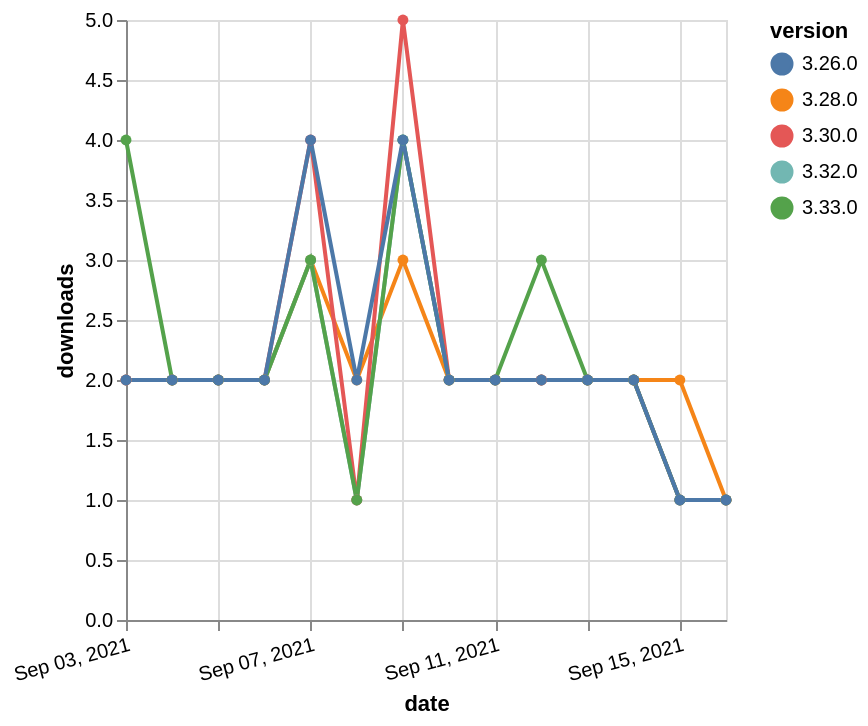

Write a Vega-Lite specification for this figure.
### Vega-Lite specification from a JSON file in a GitHub repository (floating-point values rounded to 4 significant figures)
{"$schema": "https://vega.github.io/schema/vega-lite/v5.json", "description": "A simple bar chart with embedded data.", "data": {"values": [{"date": "2021-09-03", "total": 2570, "delta": 2, "version": "3.28.0"}, {"date": "2021-09-04", "total": 2572, "delta": 2, "version": "3.28.0"}, {"date": "2021-09-05", "total": 2574, "delta": 2, "version": "3.28.0"}, {"date": "2021-09-06", "total": 2576, "delta": 2, "version": "3.28.0"}, {"date": "2021-09-07", "total": 2579, "delta": 3, "version": "3.28.0"}, {"date": "2021-09-08", "total": 2581, "delta": 2, "version": "3.28.0"}, {"date": "2021-09-09", "total": 2584, "delta": 3, "version": "3.28.0"}, {"date": "2021-09-10", "total": 2586, "delta": 2, "version": "3.28.0"}, {"date": "2021-09-11", "total": 2588, "delta": 2, "version": "3.28.0"}, {"date": "2021-09-12", "total": 2590, "delta": 2, "version": "3.28.0"}, {"date": "2021-09-13", "total": 2592, "delta": 2, "version": "3.28.0"}, {"date": "2021-09-14", "total": 2594, "delta": 2, "version": "3.28.0"}, {"date": "2021-09-15", "total": 2596, "delta": 2, "version": "3.28.0"}, {"date": "2021-09-16", "total": 2597, "delta": 1, "version": "3.28.0"}, {"date": "2021-09-03", "total": 2023, "delta": 2, "version": "3.32.0"}, {"date": "2021-09-04", "total": 2025, "delta": 2, "version": "3.32.0"}, {"date": "2021-09-05", "total": 2027, "delta": 2, "version": "3.32.0"}, {"date": "2021-09-06", "total": 2029, "delta": 2, "version": "3.32.0"}, {"date": "2021-09-07", "total": 2032, "delta": 3, "version": "3.32.0"}, {"date": "2021-09-08", "total": 2033, "delta": 1, "version": "3.32.0"}, {"date": "2021-09-09", "total": 2037, "delta": 4, "version": "3.32.0"}, {"date": "2021-09-10", "total": 2039, "delta": 2, "version": "3.32.0"}, {"date": "2021-09-11", "total": 2041, "delta": 2, "version": "3.32.0"}, {"date": "2021-09-12", "total": 2043, "delta": 2, "version": "3.32.0"}, {"date": "2021-09-13", "total": 2045, "delta": 2, "version": "3.32.0"}, {"date": "2021-09-14", "total": 2047, "delta": 2, "version": "3.32.0"}, {"date": "2021-09-15", "total": 2048, "delta": 1, "version": "3.32.0"}, {"date": "2021-09-16", "total": 2049, "delta": 1, "version": "3.32.0"}, {"date": "2021-09-03", "total": 2431, "delta": 2, "version": "3.30.0"}, {"date": "2021-09-04", "total": 2433, "delta": 2, "version": "3.30.0"}, {"date": "2021-09-05", "total": 2435, "delta": 2, "version": "3.30.0"}, {"date": "2021-09-06", "total": 2437, "delta": 2, "version": "3.30.0"}, {"date": "2021-09-07", "total": 2441, "delta": 4, "version": "3.30.0"}, {"date": "2021-09-08", "total": 2442, "delta": 1, "version": "3.30.0"}, {"date": "2021-09-09", "total": 2447, "delta": 5, "version": "3.30.0"}, {"date": "2021-09-10", "total": 2449, "delta": 2, "version": "3.30.0"}, {"date": "2021-09-11", "total": 2451, "delta": 2, "version": "3.30.0"}, {"date": "2021-09-12", "total": 2453, "delta": 2, "version": "3.30.0"}, {"date": "2021-09-13", "total": 2455, "delta": 2, "version": "3.30.0"}, {"date": "2021-09-14", "total": 2457, "delta": 2, "version": "3.30.0"}, {"date": "2021-09-15", "total": 2458, "delta": 1, "version": "3.30.0"}, {"date": "2021-09-16", "total": 2459, "delta": 1, "version": "3.30.0"}, {"date": "2021-09-03", "total": 1651, "delta": 4, "version": "3.33.0"}, {"date": "2021-09-04", "total": 1653, "delta": 2, "version": "3.33.0"}, {"date": "2021-09-05", "total": 1655, "delta": 2, "version": "3.33.0"}, {"date": "2021-09-06", "total": 1657, "delta": 2, "version": "3.33.0"}, {"date": "2021-09-07", "total": 1660, "delta": 3, "version": "3.33.0"}, {"date": "2021-09-08", "total": 1661, "delta": 1, "version": "3.33.0"}, {"date": "2021-09-09", "total": 1665, "delta": 4, "version": "3.33.0"}, {"date": "2021-09-10", "total": 1667, "delta": 2, "version": "3.33.0"}, {"date": "2021-09-11", "total": 1669, "delta": 2, "version": "3.33.0"}, {"date": "2021-09-12", "total": 1672, "delta": 3, "version": "3.33.0"}, {"date": "2021-09-13", "total": 1674, "delta": 2, "version": "3.33.0"}, {"date": "2021-09-14", "total": 1676, "delta": 2, "version": "3.33.0"}, {"date": "2021-09-15", "total": 1677, "delta": 1, "version": "3.33.0"}, {"date": "2021-09-16", "total": 1678, "delta": 1, "version": "3.33.0"}, {"date": "2021-09-03", "total": 3011, "delta": 2, "version": "3.26.0"}, {"date": "2021-09-04", "total": 3013, "delta": 2, "version": "3.26.0"}, {"date": "2021-09-05", "total": 3015, "delta": 2, "version": "3.26.0"}, {"date": "2021-09-06", "total": 3017, "delta": 2, "version": "3.26.0"}, {"date": "2021-09-07", "total": 3021, "delta": 4, "version": "3.26.0"}, {"date": "2021-09-08", "total": 3023, "delta": 2, "version": "3.26.0"}, {"date": "2021-09-09", "total": 3027, "delta": 4, "version": "3.26.0"}, {"date": "2021-09-10", "total": 3029, "delta": 2, "version": "3.26.0"}, {"date": "2021-09-11", "total": 3031, "delta": 2, "version": "3.26.0"}, {"date": "2021-09-12", "total": 3033, "delta": 2, "version": "3.26.0"}, {"date": "2021-09-13", "total": 3035, "delta": 2, "version": "3.26.0"}, {"date": "2021-09-14", "total": 3037, "delta": 2, "version": "3.26.0"}, {"date": "2021-09-15", "total": 3038, "delta": 1, "version": "3.26.0"}, {"date": "2021-09-16", "total": 3039, "delta": 1, "version": "3.26.0"}]}, "width": "container", "mark": {"type": "line", "point": {"filled": true}}, "encoding": {"x": {"field": "date", "type": "temporal", "timeUnit": "yearmonthdate", "title": "date", "axis": {"labelAngle": -15}}, "y": {"field": "delta", "type": "quantitative", "title": "downloads"}, "color": {"field": "version", "type": "nominal"}, "tooltip": {"field": "delta"}}}
